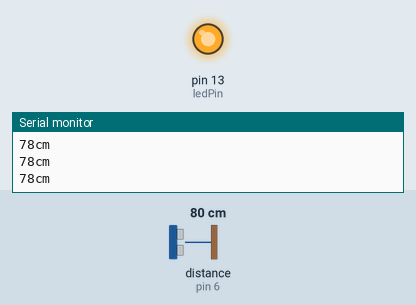
Simulated run of this sketch. Board: Arduino Uno, built with avr-gcc and run on an emulated ATmega328P. Shown: output pins drawn as LEDs (lit = HIGH), the last lines printed to the serial monitor. Wiring (inferred from the names in the program): ultrasonic range finder: trigger pin 7; echo pin 6. The inputs (shaded band) are chosen by the test bench; at power-on: distance to the obstacle (sensor on pin 6) 80 cm. The echo pulse lasts 58.3 µs per cm; pins used as bus, display or sensor lines are not drawn.

Above: at 1.2 s.
1.3 s: distance to the obstacle (sensor on pin 6) set to 197 cm
4.3 s: distance to the obstacle (sensor on pin 6) set to 206 cm
At 5.5 s:
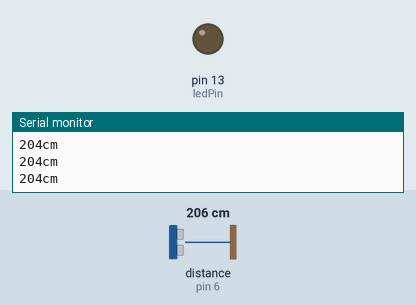
5.9 s: distance to the obstacle (sensor on pin 6) set to 4 cm
At 6.6 s:
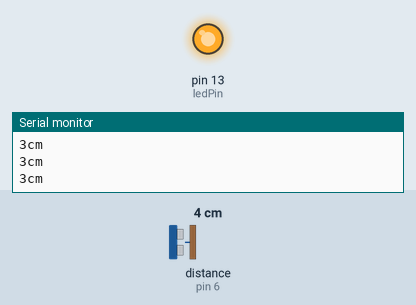
7.4 s: distance to the obstacle (sensor on pin 6) set to 250 cm
At 8.8 s:
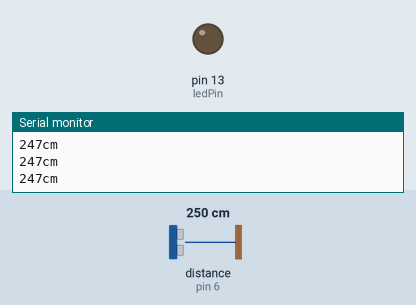
Timing chart, 0 to 10.0 s (numbered marks = the images above; inputs shaded):
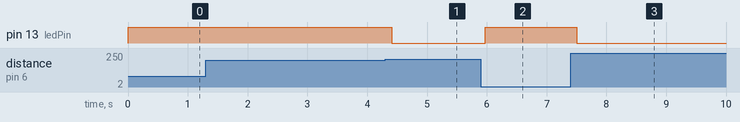

Measured:
- the behaviour switches between 202 and 203 cm on distance to the obstacle (sensor on pin 6) (found by bisection; images 0 and 1)
- after the input at 4.3 s, pin 13 (ledPin): HIGH → LOW after 0.11 s
- after the input at 5.9 s, pin 13 (ledPin): LOW → HIGH after 0.08 s
- after the input at 7.4 s, pin 13 (ledPin): HIGH → LOW after 0.10 s

The sketch:

Project_SensorUltrasonic.ino
```cpp
const int pingPin = 7;
const int echoPin = 6;
const int ledPin = 13;
void setup() {
Serial.begin(9600);
pinMode(ledPin, OUTPUT);

}

void loop() {
long duration;
long cm;
pinMode(pingPin, OUTPUT);
digitalWrite(pingPin, LOW);
delayMicroseconds(2);
digitalWrite(pingPin, HIGH);
delayMicroseconds(10);
digitalWrite(pingPin, LOW);

pinMode(echoPin, INPUT);
duration=pulseIn(echoPin, HIGH);
cm=microsecondsToCentimeters(duration);

if(cm<=200)
{
digitalWrite(ledPin, HIGH);
}
else
{
digitalWrite(ledPin, LOW);
}
Serial.print(cm);
Serial.print("cm");
Serial.println();

delay(100);
}

long microsecondsToCentimeters(long microseconds)
{
return microseconds*0.034/2;
}
```
